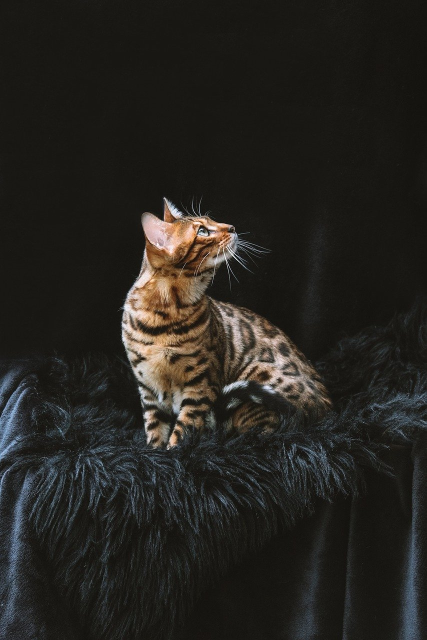
#> input picture bengal-cat-g852a4c82c_1280.jpg, 853 x 1280 px (shown at 1/2 size)
$ jupyter execute OpenCV_Masking.ipynb
#> lines starting #> are read from the running program, lines starting #| are printed output that depends on the picture; after the words box and inside, x2 and y2 are one past the last pixel; in counts of white or black regions, pixels touching at a corner belong together
[cell 1]
import numpy as np
import matplotlib.pyplot as plt
import cv2

[cell 2]
def drawImage(img,title="Image"):
    plt.imshow(img,cmap="gray")
    plt.axis("off")
    plt.title(title + str(img.shape))
    plt.show()

[cell 3]
img = cv2.imread("./bengal-cat-g852a4c82c_1280.jpg")
#> img is the input picture: shape (1280, 853, 3); mean B, G, R 32, 36.2, 38.1
drawImage(img)

[cell 4]
blank = np.zeros(img.shape[:2],dtype="uint8")
drawImage(blank,title="Blank Image")
#> call 2 of drawImage, with title = 'Blank Image'
#> in drawImage (call 2), `plt.show()`:
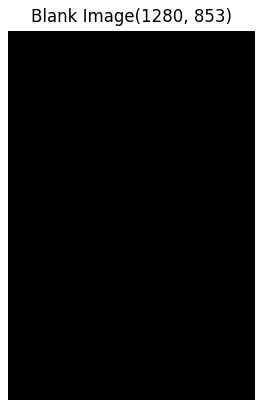
#> figure drawn by matplotlib, 1 panel
#> blank: shape (1280, 853); every value is 0

[cell 5]
mask = cv2.rectangle(blank,(img.shape[1]//2 - 300,img.shape[0]//2 - 200),(img.shape[1]//2 + 400,img.shape[0]//2 + 200),255,-1)
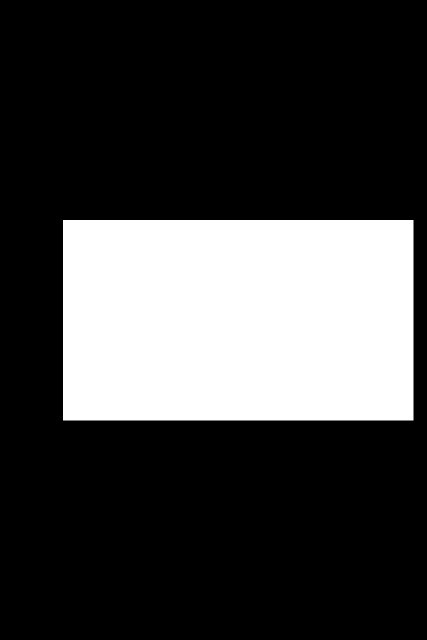
#> blank: shape (1280, 853) (shown at 1/2 size); 25.7% white; 1 white region, box (x1, y1, x2, y2) and area: (126, 440, 827, 841) 281101
drawImage(mask,title="Masked Image")

[cell 6]
masked_image = cv2.bitwise_and(img,img,mask=mask)
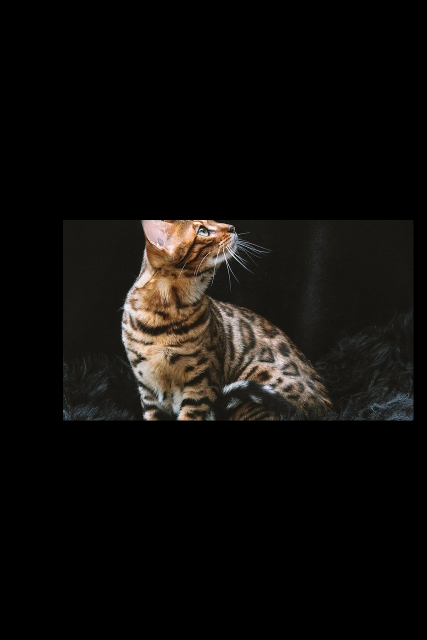
#> masked_image: shape (1280, 853, 3) (shown at 1/2 size); mean B, G, R 11.7, 14, 15.9
drawImage(masked_image,"Masked Image")
